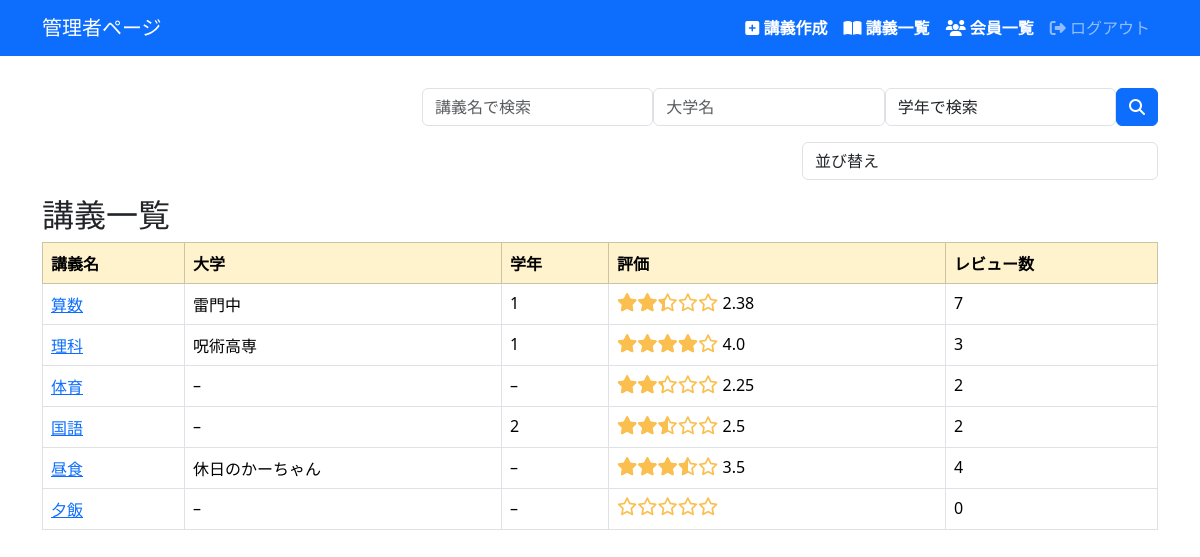
Page /lectures/ (signed in) on the committed database.
### helloworld/models.py (models this page shows, shortened)
class Lecture(models.Model):
    name = models.CharField(max_length=128)
    body = models.TextField(null=True, blank=True)
    university = models.CharField(max_length=128, null=True, blank=True)
    school_year = models.IntegerField(null=True, blank=True)
    average_score = models.FloatField(null=True, blank=True)
    reviews_count = models.IntegerField(default=0, blank=True)

### helloworld/views.py (the view)
# urls.py: path('lectures/', views.lecture_index, name='lectures_index'),
def lecture_index(request):
    search_name = request.GET.get('q_name') or "" # 検索キーワード
    search_year = request.GET.get('q_year') or ""
    search_university = request.GET.get('q_university') or ""
    sort = request.GET.get('sort')
    lectures = Lecture.objects.all()
    if search_name:
        lectures = lectures.filter(name__icontains=search_name)
    if search_year:
        lectures = lectures.filter(school_year=int(search_year))
    if search_university:
        lectures = lectures.filter(university__icontains=search_university)
    if sort == 'review_count_desc':
        lectures = lectures.order_by('-reviews_count')  # レビュー高い順
    elif sort == 'review_count_asc':
        lectures = lectures.order_by('reviews_count')  # レビュー低い順
    elif sort == 'average_score_desc':
        lectures = lectures.order_by('-average_score')  # 評価高い順
    elif sort == 'average_score_asc':
        lectures = lectures.order_by('average_score')  # 評価低い順
    context = {
        'lectures': lectures,
        'search_name': search_name,
        'search_year': search_year,
        'search_university': search_university,
        'sort': sort,
    }
    return render(request, 'snippets/lectures/index.html', context)

### helloworld/templatetags/star_filters.py (called while the page is built)
@register.filter
def rating_to_percent(value):
    try:
        return float(value) / 5 * 100
    except (ValueError, TypeError):
        return 0

### helloworld/templates/snippets/lectures/index.html (shortened to what this page needs)
{% extends 'base.html' %}
{% load django_bootstrap5 %}
{% block main %}
<div class="row">
    <div class="col-12 col-md-8 offset-md-4">
        <form method="get" class="form-inline mb-3 d-flex">
          <input type="text" name="q_name" value="{{ search_name }}" placeholder="講義名で検索" class="form-control mr-2">
          <input type="text" name="q_university" value="{{ search_university }}" placeholder="大学名" class="form-control mr-2">
          <select name="q_year" class="form-control mr-2">
            <option value="">学年で検索</option>
          </select>
          <button type="submit" class="btn btn-primary"><i class="fa-solid fa-magnifying-glass"></i></button>
        </form>
    </div>
</div>
<div class="row">
    <div class="col-6 offset-6 col-md-4 offset-md-8">
        <form method="get" class="form-inline mb-3">
          <select name="sort" class="form-control mr-2" onchange="this.form.submit()">
            <option value="">並び替え</option>
          </select>
        </form>
    </div>
</div>
<h2>講義一覧</h2>
{% include 'lectures/_lectures_table.html' %}
{% endblock %}

### helloworld/templates/snippets/lectures/_lectures_table.html
<table class="table table-hover table-bordered">
    <thead class="table table-warning">
        <tr>
            <th>講義名</th>
            <th>大学</th>
            <th>学年</th>
            <th>評価</th>
            <th>レビュー数</th>
        </tr>
    </thead>
    <tbody>
        {% for lecture in lectures %}
        <tr>
            <td>
                <a href="{% url 'lectures_show' lecture.id %}">{{ lecture.name }}</a>
            </td>
            <td>{{ lecture.university|default:"–" }}</td>
            <td>{{ lecture.school_year|default:"–" }}</td>
            <td>
                {% load star_filters %}
                <div class="star-rating">
                  <div class="star-rating-fill" style="width: {{ lecture.average_score|rating_to_percent }}%;"></div>
                </div>
                {{ lecture.average_score|default:"" }}
            </td>
            <td>{{ lecture.reviews_count }}</td>
        </tr>
        {% endfor %}
    </tbody>
</table>

### helloworld/static/snippets/css/style.css (style rules this page uses)
.star-rating { position: relative; display: inline-block; font-size: 18px; }
.star-rating::before { content: '\f005\f005\f005\f005\f005'; font-family: 'Font Awesome 5 Free'; font-weight: 400; color: #fbbf4f; }
.star-rating-fill { position: absolute; top: 0; left: 0; overflow: hidden; white-space: nowrap; color: #fbbf4f; }
.star-rating-fill::before { content: '\f005\f005\f005\f005\f005'; font-family: 'Font Awesome 5 Free'; font-weight: 900; }

### rows in the picture
Lecture: name "算数", university "雷門中", school_year "1", average_score "2.38", reviews_count "7"
Lecture: name "理科", university "呪術高専", school_year "1", average_score "4.0", reviews_count "3"
Lecture: name "体育", university "–", school_year "–", average_score "2.25", reviews_count "2"
Lecture: name "国語", university "–", school_year "2", average_score "2.5", reviews_count "2"
Lecture: name "昼食", university "休日のかーちゃん", school_year "–", average_score "3.5", reviews_count "4"
Lecture: name "夕飯", university "–", school_year "–", reviews_count "0"
